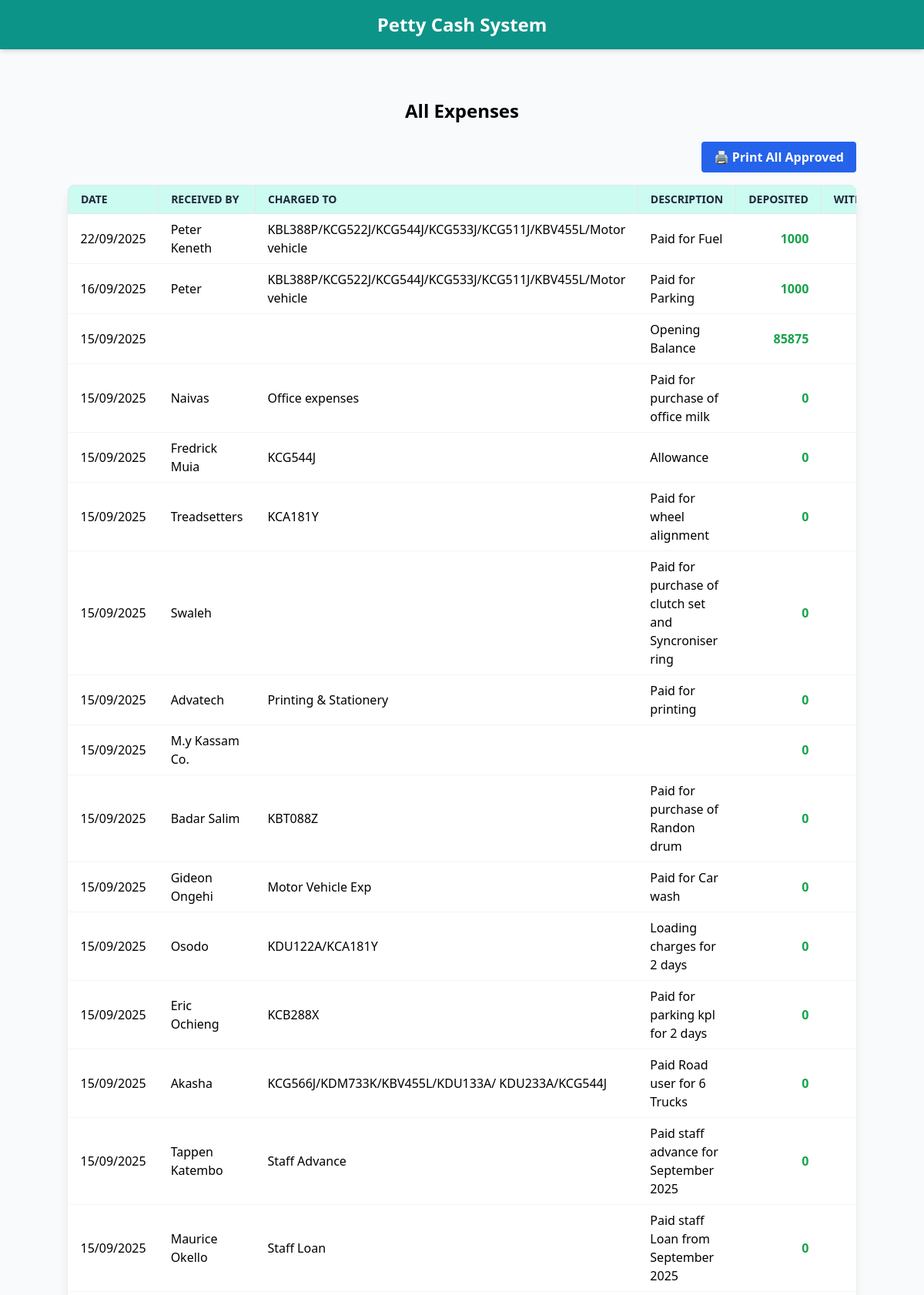
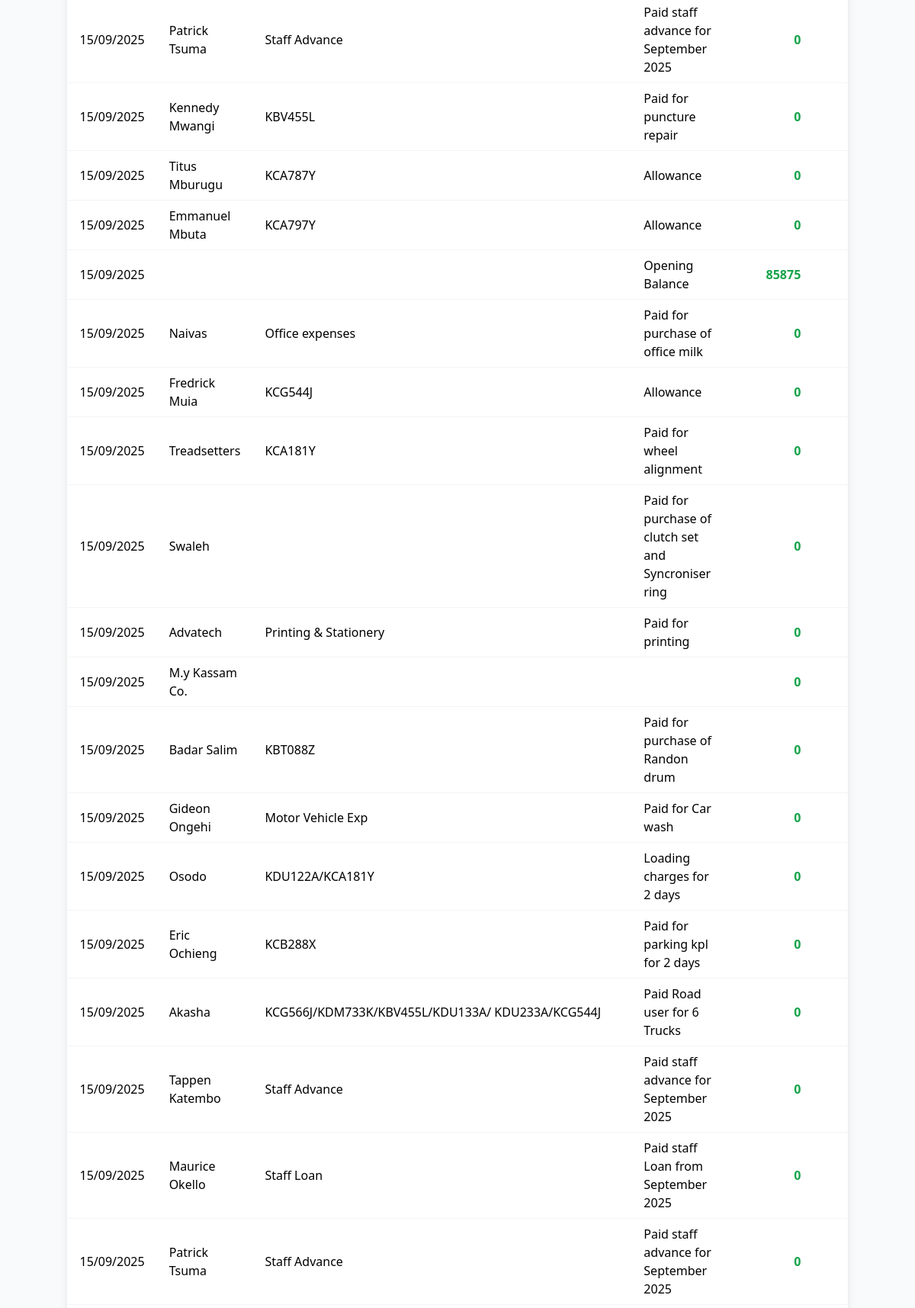
The page /expenses/ (upper part) on the database its author committed (2 pictures, top to bottom).
### cashflow/models.py (models this page shows, shortened)
class Expense(models.Model):
    STATUS_CHOICES = [
        ("Pending", "Pending"),
        ("Approved", "Approved"),
        ("Rejected", "Rejected"),
        ("Locked", "Locked"),
    ]
    date = models.DateField(default=timezone.now)
    received_by = models.CharField(max_length=255, null=True, blank=True)
    charged_to = models.CharField(max_length=255)
    description = models.TextField()
    receipt_no = models.CharField(max_length=100, blank=True, null=True)
    amount_deposited = models.DecimalField(max_digits=12, decimal_places=2, default=0)
    amount_withdrawn = models.DecimalField(max_digits=12, decimal_places=2, default=0)
    withdrawal_charges = models.DecimalField(max_digits=12, decimal_places=2, default=0)
    running_balance = models.DecimalField(max_digits=12, decimal_places=2, default=0)
    status = models.CharField(max_length=20, choices=STATUS_CHOICES, default="Pending")
    uploaded_by = models.ForeignKey(
        User,
        on_delete=models.SET_NULL,
        null=True,
        blank=True,
        related_name="uploaded_expenses"
    )
    approved_by = models.ForeignKey(
        User,
        on_delete=models.SET_NULL,
        null=True,
        blank=True,
        related_name="approved_expenses"
    )
    approved_at = models.DateTimeField(null=True, blank=True)

### cashflow/views.py (the view)
# urls.py: path("expenses/", views.expenses_list, name="expenses_list"),
def expenses_list(request):
    expenses = Expense.objects.all()
    status = request.GET.get('status')
    received_by = request.GET.get('received_by')
    charged_to = request.GET.get('charged_to')
    description = request.GET.get('description')
    date = request.GET.get('date')
    amount_deposited = request.GET.get('amount_deposited')
    amount_withdrawn = request.GET.get('amount_withdrawn')
    if status:
        expenses = expenses.filter(status__iexact=status)
    if received_by:
        expenses = expenses.filter(received_by__icontains=received_by)
    if charged_to:
        expenses = expenses.filter(charged_to__icontains=charged_to)
    if description:
        expenses = expenses.filter(description__icontains=description)
    if date:
        expenses = expenses.filter(date=date)
    if amount_deposited:
        expenses = expenses.filter(amount_deposited=amount_deposited)
    if amount_withdrawn:
        expenses = expenses.filter(amount_withdrawn=amount_withdrawn)
    totals = {
        'total_deposited': sum(e.amount_deposited for e in expenses),
        'total_withdrawn': sum(e.amount_withdrawn for e in expenses),
        'total_charges': sum(e.withdrawal_charges for e in expenses),
    }
    return render(request, 'cashflow/expenses_list.html', {
        'expenses': expenses,
        'totals': totals,
    })

### cashflow/templates/cashflow/expenses_list.html (shortened to what this page needs)
{% extends "cashflow/base.html" %}
{% block content %}
<div class="container mx-auto mt-8">
    <h1 class="text-2xl font-bold text-center mb-6">
        {{ status|default:"All" }} Expenses
    </h1>
<div class="flex justify-end mb-4">
    <a href="{% url 'print_all_approved' %}" target="_blank"
       class="px-4 py-2 bg-blue-600 text-white rounded hover:bg-blue-700 font-semibold">
       🖨️ Print All Approved
    </a>
</div>
    <div class="overflow-x-auto shadow-lg rounded-lg bg-white">
        <table class="min-w-full divide-y divide-gray-200">
            <thead class="bg-teal-100 text-gray-800">
                <tr>
                    <th class="border px-4 py-2 text-left font-semibold uppercase text-sm">Date</th>
                    <th class="border px-4 py-2 text-left font-semibold uppercase text-sm">Received By</th>
                    <th class="border px-4 py-2 text-left font-semibold uppercase text-sm">Charged To</th>
                    <th class="border px-4 py-2 text-left font-semibold uppercase text-sm">Description</th>
                    <th class="border px-4 py-2 text-right font-semibold uppercase text-sm">Deposited</th>
                    <th class="border px-4 py-2 text-right font-semibold uppercase text-sm">Withdrawn</th>
                </tr>
            </thead>
            <tbody class="divide-y divide-gray-100">
                {% if expenses %}
                    {% for expense in expenses %}
                    <tr class="hover:bg-gray-50 transition duration-200">
                        <td class="px-4 py-2">{{ expense.date|date:"d/m/Y" }}</td>
                        <td class="px-4 py-2">{{ expense.received_by }}</td>
                        <td class="px-4 py-2">{{ expense.charged_to }}</td>
                        <td class="px-4 py-2">{{ expense.description }}</td>
                        <td class="px-4 py-2 text-right font-semibold text-green-600">{{ expense.amount_deposited|floatformat:0 }}</td>
                        <td class="px-4 py-2 text-right font-semibold text-red-600">{{ expense.amount_withdrawn|floatformat:0 }}</td>
                    </tr>
                    {% endfor %}
                {% else %}
                    <tr>
                        <td colspan="8" class="px-4 py-6 text-center text-gray-400 font-medium">No expenses found.</td>
                    </tr>
                {% endif %}
            </tbody>
        </table>
    </div>
</div>
{% endblock %}

### rows shown on the page
Expense: date "22/09/2025", received_by "Peter Keneth", charged_to "KBL388P/KCG522J/KCG544J/KCG533J/KCG511J/KBV455L/Motor vehicle", description "Paid for Fuel", amount_deposited "1000"
Expense: date "16/09/2025", received_by "Peter", charged_to "KBL388P/KCG522J/KCG544J/KCG533J/KCG511J/KBV455L/Motor vehicle", description "Paid for Parking", amount_deposited "1000"
Expense: date "15/09/2025", description "Opening Balance", amount_deposited "85875"
Expense: date "15/09/2025", received_by "Naivas", charged_to "Office expenses", description "Paid for purchase of office milk", amount_deposited "0"
Expense: date "15/09/2025", received_by "Fredrick Muia", charged_to "KCG544J", description "Allowance", amount_deposited "0"
Expense: date "15/09/2025", received_by "Treadsetters", charged_to "KCA181Y", description "Paid for wheel alignment", amount_deposited "0"
Expense: date "15/09/2025", received_by "Swaleh", description "Paid for purchase of clutch set and Syncroniser ring", amount_deposited "0"
Expense: date "15/09/2025", received_by "Advatech", charged_to "Printing & Stationery", description "Paid for printing", amount_deposited "0"
Expense: date "15/09/2025", received_by "M.y Kassam Co.", amount_deposited "0"
Expense: date "15/09/2025", received_by "Badar Salim", charged_to "KBT088Z", description "Paid for purchase of Randon drum", amount_deposited "0"
Expense: date "15/09/2025", received_by "Gideon Ongehi", charged_to "Motor Vehicle Exp", description "Paid for Car wash", amount_deposited "0"
Expense: date "15/09/2025", received_by "Osodo", charged_to "KDU122A/KCA181Y", description "Loading charges for 2 days", amount_deposited "0"
Expense: date "15/09/2025", received_by "Eric Ochieng", charged_to "KCB288X", description "Paid for parking kpl for 2 days", amount_deposited "0"
Expense: date "15/09/2025", received_by "Akasha", charged_to "KCG566J/KDM733K/KBV455L/KDU133A/ KDU233A/KCG544J", description "Paid Road user for 6 Trucks", amount_deposited "0"
Expense: date "15/09/2025", received_by "Tappen Katembo", charged_to "Staff Advance", description "Paid staff advance for September 2025", amount_deposited "0"
Expense: date "15/09/2025", received_by "Maurice Okello", charged_to "Staff Loan", description "Paid staff Loan from September 2025", amount_deposited "0"
Expense: date "15/09/2025", received_by "Patrick Tsuma", charged_to "Staff Advance", description "Paid staff advance for September 2025", amount_deposited "0"
Expense: date "15/09/2025", received_by "Kennedy Mwangi", charged_to "KBV455L", description "Paid for puncture repair", amount_deposited "0"
Expense: date "15/09/2025", received_by "Titus Mburugu", charged_to "KCA787Y", description "Allowance", amount_deposited "0"
Expense: date "15/09/2025", received_by "Emmanuel Mbuta", charged_to "KCA797Y", description "Allowance", amount_deposited "0"
Expense: date "15/09/2025", description "Opening Balance", amount_deposited "85875"
Expense: date "15/09/2025", received_by "Naivas", charged_to "Office expenses", description "Paid for purchase of office milk", amount_deposited "0"
Expense: date "15/09/2025", received_by "Fredrick Muia", charged_to "KCG544J", description "Allowance", amount_deposited "0"
Expense: date "15/09/2025", received_by "Treadsetters", charged_to "KCA181Y", description "Paid for wheel alignment", amount_deposited "0"
Expense: date "15/09/2025", received_by "Swaleh", description "Paid for purchase of clutch set and Syncroniser ring", amount_deposited "0"
Expense: date "15/09/2025", received_by "Advatech", charged_to "Printing & Stationery", description "Paid for printing", amount_deposited "0"
Expense: date "15/09/2025", received_by "M.y Kassam Co.", amount_deposited "0"
Expense: date "15/09/2025", received_by "Badar Salim", charged_to "KBT088Z", description "Paid for purchase of Randon drum", amount_deposited "0"
Expense: date "15/09/2025", received_by "Gideon Ongehi", charged_to "Motor Vehicle Exp", description "Paid for Car wash", amount_deposited "0"
Expense: date "15/09/2025", received_by "Osodo", charged_to "KDU122A/KCA181Y", description "Loading charges for 2 days", amount_deposited "0"
Expense: date "15/09/2025", received_by "Eric Ochieng", charged_to "KCB288X", description "Paid for parking kpl for 2 days", amount_deposited "0"
Expense: date "15/09/2025", received_by "Akasha", charged_to "KCG566J/KDM733K/KBV455L/KDU133A/ KDU233A/KCG544J", description "Paid Road user for 6 Trucks", amount_deposited "0"
Expense: date "15/09/2025", received_by "Tappen Katembo", charged_to "Staff Advance", description "Paid staff advance for September 2025", amount_deposited "0"
Expense: date "15/09/2025", received_by "Maurice Okello", charged_to "Staff Loan", description "Paid staff Loan from September 2025", amount_deposited "0"
Expense: date "15/09/2025", received_by "Patrick Tsuma", charged_to "Staff Advance", description "Paid staff advance for September 2025", amount_deposited "0"

### other values the page prints
{{ status|default:"All" }} "All"
